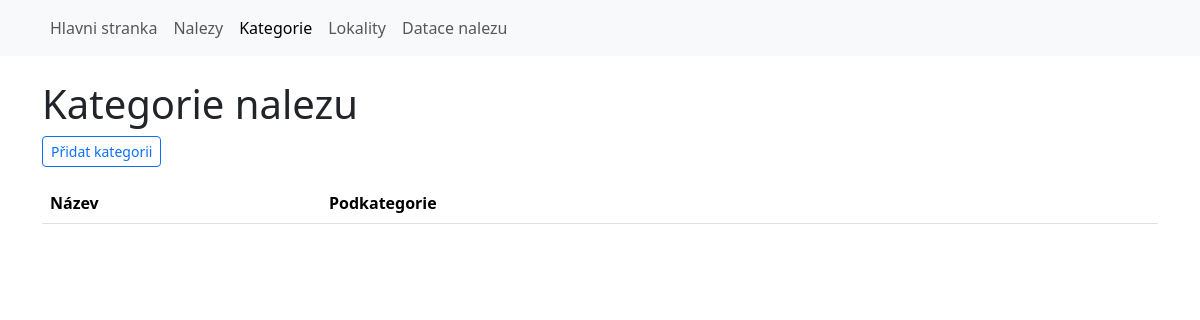
/categories, run on an earlier commit of the app's database.
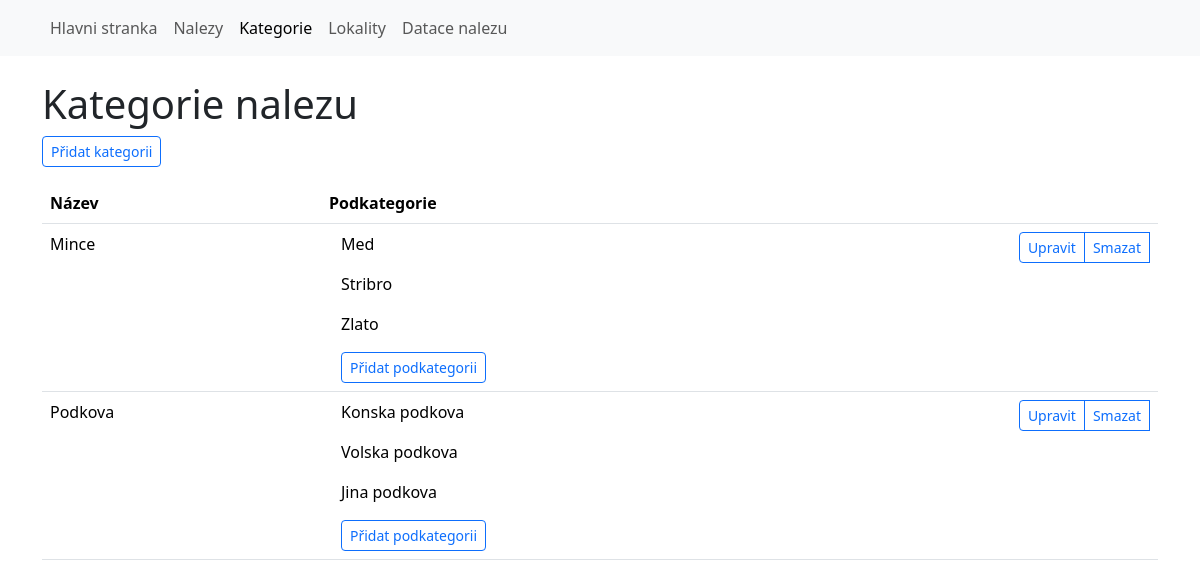
And on a later commit of the database.
### models.py (models this page shows, shortened)
class Categories(Base):
    __tablename__ = 'categories'
    id = Column(Integer, primary_key=True)
    parent_id = Column(Integer, ForeignKey('categories.id'), nullable=True)
    title = Column(String, nullable=False, unique=True)
    children = relationship('Categories', backref=backref('parent', remote_side=[id]), cascade='all, delete-orphan')

### app.py (the view)
@app.route('/categories')
def categories():
    categories = Categories.query.filter(Categories.parent_id == None).all()
    return render_template('categories.html', categories=categories)

### app.py (called while the page is built)
@app.teardown_appcontext
def shutdown_session(exception=None):
    db_session.remove()

### templates/categories.html (shortened to what this page needs)
{% extends 'base.html' %}
{% block content %}
<h1>Kategorie nalezu</h1>
<p><a class="btn btn-outline-primary btn-sm" href="{{ url_for('add_category') }}" role="button">Přidat kategorii</a></p>
{% from 'macros.html' import render_modal %}
<table class="table table-hover">
    <thead>
        <tr>
            <th scope="col" class="col-3">Název</th>
            <th scope="col">Podkategorie</th>
            <th scope="col" class="col-1"></th>
        </tr>
    </thead>
    <tbody>
    {% for cat in categories %}
        <tr>
            <td>{{cat.title}}</td>
            <td>
                <div class="container">
                {% for c in cat.children %}
                    <div class="row">
                        <div class="col-md-4">
                        {{ c.title }}
                        </div>
                        <div class="col-md-4">
                            <p>
                                <a class="icon-link" href="{{ url_for('edit_category', category_id=c.id) }}">
                                <svg class="bi" aria-hidden="true"><use xlink:href="/bootstrap/static/icons/bootstrap-icons.svg#pencil-fill"></use></svg>
                                </a>
                                <a class="icon-link" href="{{ url_for('delete_category', category_id=c.id) }}" data-bs-toggle="modal" data-bs-target="#deleteModal_{{ c.id }}">
                                <svg class="bi" aria-hidden="true"><use xlink:href="/bootstrap/static/icons/bootstrap-icons.svg#trash-fill"></use></svg>
                                </a>
                            </p>
                        </div>
                    </div>
                {% endfor %}
                <div class="col-md-4">
                    <a class="btn btn-outline-primary btn-sm" href="{{ url_for('add_category', parent_id=cat.id) }}" role="button">Přidat podkategorii</a>
                </div>
                </div>
            </td>
            <td>
                <div class="btn-group" role="group" aria-label="Basic example">
                    <a class="btn btn-outline-primary btn-sm" href="{{ url_for('edit_category', category_id=cat.id) }}" role="button">Upravit</a>
                    <a class="btn btn-outline-primary btn-sm" href="{{ url_for('delete_category', category_id=cat.id) }}" role="button"
                       data-bs-toggle="modal" data-bs-target="#deleteModal_{{ cat.id }}">Smazat</a>
                </div>
            </td>
        </tr>
    {% endfor %}
    </tbody>
</table>
{% endblock %}

What changed in the data, as far as the page shows it:
added Categories: title "Mince", shown under "Kategorie nalezu"
added Categories: title "Med", shown under "Mince"
added Categories: title "Stribro", shown under "Mince"
added Categories: title "Zlato", shown under "Mince"
added Categories: title "Podkova", shown under "Kategorie nalezu"
added Categories: title "Konska podkova", shown under "Podkova"
added Categories: title "Volska podkova", shown under "Podkova"
added Categories: title "Jina podkova", shown under "Podkova"
